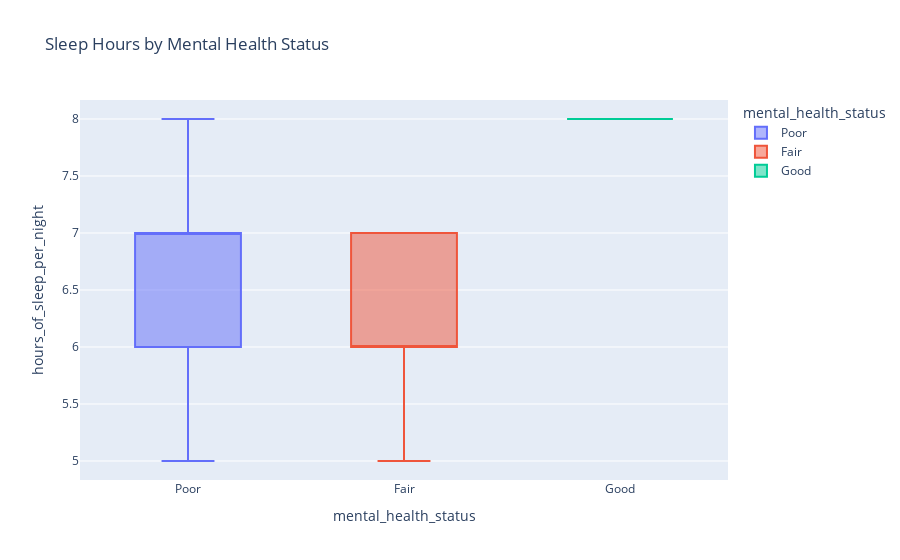

Source (notebook cell):
### Markdown cell above
It is clearly seen that stress level in good mental health status is less and in poor and mental health status is more. In good the median is 3 and in fair and poor the median is 5 but in case of poor mental health the range of data is too much varied from 2 to 9 stress level. but in case of fair mental health status the range is from 4 to 7.

### Code cell
#Sleep Hours vs Mental Health Status
fig = px.box(df, x='mental_health_status', y='hours_of_sleep_per_night', title='Sleep Hours by Mental Health Status', color='mental_health_status')
fig.show()

### Figure 1 — Plotly figure (JSON) as saved in the notebook; plotly's stock layout.template omitted (floating-point values rounded to 4 significant figures; data arrays with more than 128 entries replaced by an {"elided": "..."} marker saying what was removed)
{"data": [{"alignmentgroup": "True", "hovertemplate": "mental_health_status=%{x}<br>hours_of_sleep_per_night=%{y}<extra></extra>", "legendgroup": "Poor", "marker": {"color": "#636efa"}, "name": "Poor", "notched": false, "offsetgroup": "Poor", "orientation": "v", "showlegend": true, "type": "box", "x": {"elided": "141 str values"}, "x0": " ", "xaxis": "x", "y": {"elided": "141 float values"}, "y0": " ", "yaxis": "y"}, {"alignmentgroup": "True", "hovertemplate": "mental_health_status=%{x}<br>hours_of_sleep_per_night=%{y}<extra></extra>", "legendgroup": "Fair", "marker": {"color": "#EF553B"}, "name": "Fair", "notched": false, "offsetgroup": "Fair", "orientation": "v", "showlegend": true, "type": "box", "x": ["Fair", "Fair", "Fair", "Fair", "Fair", "Fair", "Fair", "Fair", "Fair", "Fair", "Fair", "Fair", "Fair", "Fair", "Fair", "Fair", "Fair", "Fair", "Fair", "Fair", "Fair", "Fair", "Fair", "Fair", "Fair", "Fair", "Fair", "Fair", "Fair", "Fair", "Fair", "Fair", "Fair", "Fair", "Fair", "Fair", "Fair", "Fair", "Fair", "Fair", "Fair", "Fair", "Fair", "Fair", "Fair"], "x0": " ", "xaxis": "x", "y": [6, 6, 6, 5, 5, 6, 6, 6, 6, 5, 6, 5, 7, 6, 7, 7, 6, 5, 6, 5, 7, 7, 7, 5, 6, 7, 7, 7, 7, 7, 6, 5, 6, 6, 7, 6, 5.5, 6.5, 6.5, 7, 6.5, 6.5, 6, 6, 5.5], "y0": " ", "yaxis": "y"}, {"alignmentgroup": "True", "hovertemplate": "mental_health_status=%{x}<br>hours_of_sleep_per_night=%{y}<extra></extra>", "legendgroup": "Good", "marker": {"color": "#00cc96"}, "name": "Good", "notched": false, "offsetgroup": "Good", "orientation": "v", "showlegend": true, "type": "box", "x": ["Good", "Good", "Good", "Good", "Good", "Good", "Good", "Good", "Good", "Good", "Good"], "x0": " ", "xaxis": "x", "y": [8, 8, 8, 8, 8, 8, 8, 8, 8, 8, 8], "y0": " ", "yaxis": "y"}], "layout": {"boxmode": "overlay", "legend": {"title": {"text": "mental_health_status"}, "tracegroupgap": 0}, "title": {"text": "Sleep Hours by Mental Health Status"}, "xaxis": {"anchor": "y", "categoryarray": ["Poor", "Fair", "Good"], "categoryorder": "array", "domain": [0, 1], "title": {"text": "mental_health_status"}}, "yaxis": {"anchor": "x", "domain": [0, 1], "title": {"text": "hours_of_sleep_per_night"}}}}
